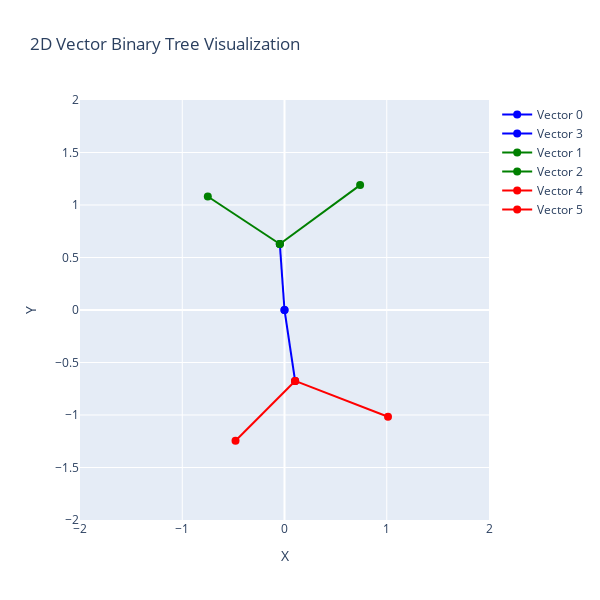

Notebook code cell kept with this figure:
### Code cell
import torch
import plotly.graph_objects as go
import numpy as np

# Convert the tensor to numpy for easier handling
W_2d_np = model_2_2.W.detach().cpu().numpy()[0, ...]

# Create a figure
fig = go.Figure()

# Define colors for each level of the tree
colors = ['blue', 'green', 'red']

# Function to add a vector to the plot
def add_vector(start, end, name, color):
    fig.add_trace(go.Scatter(
        x=[start[0], end[0]],
        y=[start[1], end[1]],
        mode='lines+markers',
        name=name,
        line=dict(width=2, color=color),
        marker=dict(size=8, color=color)
    ))

# Plot level 1 (parent nodes)
for i in [0, 3]:
    start = np.zeros(2)
    end = W_2d_np[:, i]
    add_vector(start, end, f'Vector {i}', colors[0])

# Plot level 2 (children of node 0)
parent = W_2d_np[:, 0]
for i in range(1, 3):
    start = parent
    end = parent + W_2d_np[:, i]
    add_vector(start, end, f'Vector {i}', colors[1])

# Plot level 3 (children of node 1)
parent = W_2d_np[:, 3]
for i in range(4, 6):
    start = parent
    end = parent + W_2d_np[:, i]
    add_vector(start, end, f'Vector {i}', colors[2])

# Set layout
fig.update_layout(
    title='2D Vector Binary Tree Visualization',
    xaxis=dict(title='X', range=[-2, 2]),
    yaxis=dict(title='Y', range=[-2, 2]),
    showlegend=True,
    width=600, height=600
)

# Show the plot
fig.show()

### Figure 1 — Plotly figure (JSON) as saved in the notebook; plotly's stock layout.template omitted (floating-point values rounded to 4 significant figures)
{"data": [{"line": {"color": "blue", "width": 2}, "marker": {"color": "blue", "size": 8}, "mode": "lines+markers", "name": "Vector 0", "type": "scatter", "x": [0, -0.04576], "y": [0, 0.6283]}, {"line": {"color": "blue", "width": 2}, "marker": {"color": "blue", "size": 8}, "mode": "lines+markers", "name": "Vector 3", "type": "scatter", "x": [0, 0.1039], "y": [0, -0.6756]}, {"line": {"color": "green", "width": 2}, "marker": {"color": "green", "size": 8}, "mode": "lines+markers", "name": "Vector 1", "type": "scatter", "x": [-0.04576, -0.7501], "y": [0.6283, 1.081]}, {"line": {"color": "green", "width": 2}, "marker": {"color": "green", "size": 8}, "mode": "lines+markers", "name": "Vector 2", "type": "scatter", "x": [-0.04576, 0.7394], "y": [0.6283, 1.19]}, {"line": {"color": "red", "width": 2}, "marker": {"color": "red", "size": 8}, "mode": "lines+markers", "name": "Vector 4", "type": "scatter", "x": [0.1039, 1.012], "y": [-0.6756, -1.017]}, {"line": {"color": "red", "width": 2}, "marker": {"color": "red", "size": 8}, "mode": "lines+markers", "name": "Vector 5", "type": "scatter", "x": [0.1039, -0.479], "y": [-0.6756, -1.246]}], "layout": {"height": 600, "showlegend": true, "title": {"text": "2D Vector Binary Tree Visualization"}, "width": 600, "xaxis": {"range": [-2, 2], "title": {"text": "X"}}, "yaxis": {"range": [-2, 2], "title": {"text": "Y"}}}}
